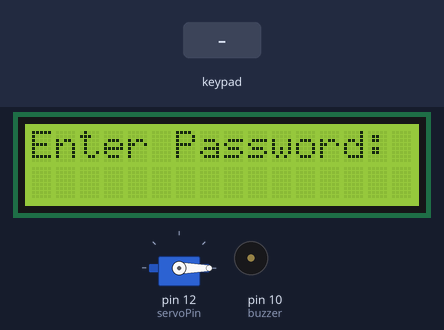
This sketch was run on a simulated Arduino Uno, built with avr-gcc and run on an emulated ATmega328P. Parts: 16×2 character LCD, servo, buzzer (waves = sounding, pin HIGH). The inputs (shaded band) are chosen by the test bench.

Above: at 1.2 s.
1.3 s: keypad keys 1 1 5 0 pressed 0.4 s apart
At 3.9 s:
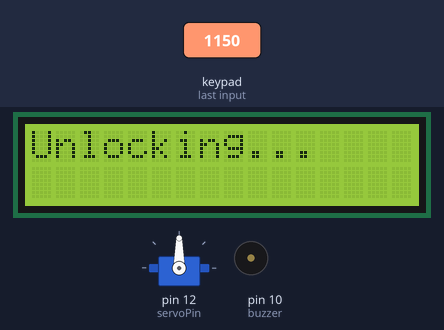
4.8 s: keypad keys 2 3 4 5 pressed 0.4 s apart
At 8.96 s:
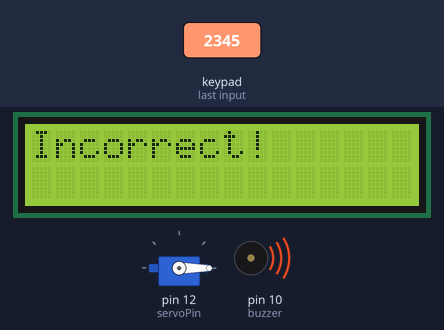
9.4 s: key '1' pressed
At 10.0 s:
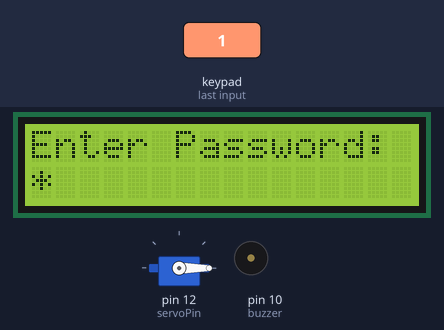
11.0 s: key '2' pressed
At 11.6 s:
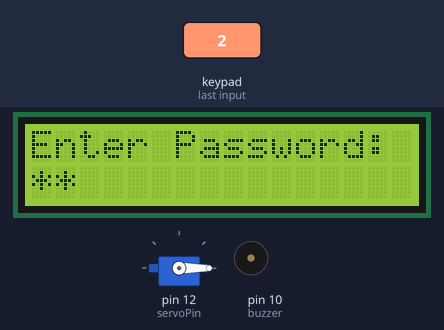
Timing chart, 0 to 13.5 s (numbered marks = the images above; inputs shaded):
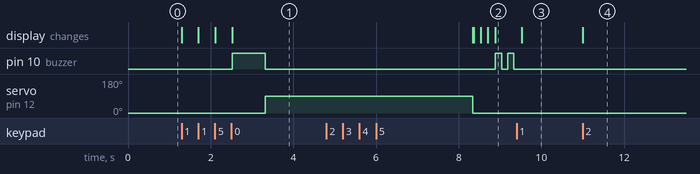

Measured:
- after the input at 1.3 s, pin 10 (buzzer): LOW → HIGH after 1.2 s, → LOW 0.80 s later; servo on pin 12 (servoPin): 0° → 90° after 2.0 s; the display: first changes at once (image 1 shows a later state)
- after the input at 4.8 s, pin 10 (buzzer): alternates HIGH for 0.15 s and LOW for 0.15 s, starting after 4.1 s; the display: first differs from a run without the input after 3.6 s (image 2 shows a later state)
- after the input at 9.4 s, the display: changes after 0.13 s (image 3)
- after the input at 11.0 s, the display: changes at once (image 4)

The sketch:

door_lock_tinkercad.ino
```cpp
#include <Wire.h>
#include <LiquidCrystal_I2C.h>
#include <Keypad.h>
#include <Servo.h>

#define PWnmbrLength 5
char Data[PWnmbrLength];
char Master[PWnmbrLength] = "1150";	// password
byte data_count = 0;

LiquidCrystal_I2C lcd(0x27, 16, 2);	// address=0x27, 16x2 LCD

int servoPin = 12;  // Servo
Servo servo;

int buzzer = 10;    // Buzzer

const byte ROWS = 4;
const byte COLS = 4;
char keys[ROWS][COLS] = {
  { '1', '2', '3', 'A' },
  { '4', '5', '6', 'B' },
  { '7', '8', '9', 'C' },
  { '*', '0', '#', 'D' }
};

byte rowPins[ROWS] = { 2, 3, 4, 5 };   // Keypad Rows
byte colPins[COLS] = { 6, 7, 8, 13 };  // Keypad Cols

Keypad keypad = Keypad(makeKeymap(keys), rowPins, colPins, ROWS, COLS);

void setup() {
  lcd.init();
  lcd.backlight();
  lcd.setCursor(0, 0);
  lcd.print("Enter Password:");

  servo.attach(servoPin);
  servo.write(0);  // start lock

  pinMode(buzzer, OUTPUT);
}

void loop() {
  char key = keypad.getKey();

  if (key) {
    Data[data_count] = key;
    lcd.setCursor(data_count, 1);  // row=1
    lcd.print('*');                // display * instead of number
    data_count++;
  }

  if (data_count == PWnmbrLength - 1) {
    Data[data_count] = '\0';
    lcd.clear();

    if (!strcmp(Data, Master)) {
      lcd.print("Unlocking...");

      // --- Buzzer success sound ---
      digitalWrite(buzzer, HIGH);
      delay(800);
      digitalWrite(buzzer, LOW);

      servo.write(90);	// rotate 90° immediately
      delay(5000);    	// wait 5 secs
      servo.write(0);   // lock

    } else {
      lcd.print("Incorrect!");
      // --- Buzzer error sound ---
      for (int i = 0; i < 2; i++) {
        digitalWrite(buzzer, HIGH);
        delay(150);
        digitalWrite(buzzer, LOW);
        delay(150);
      }
    }

    clearData();
    lcd.clear();
    lcd.print("Enter Password:");
  }
}


void clearData() {
  for (byte i = 0; i < PWnmbrLength; i++) Data[i] = '\0';
  data_count = 0;
}
```
